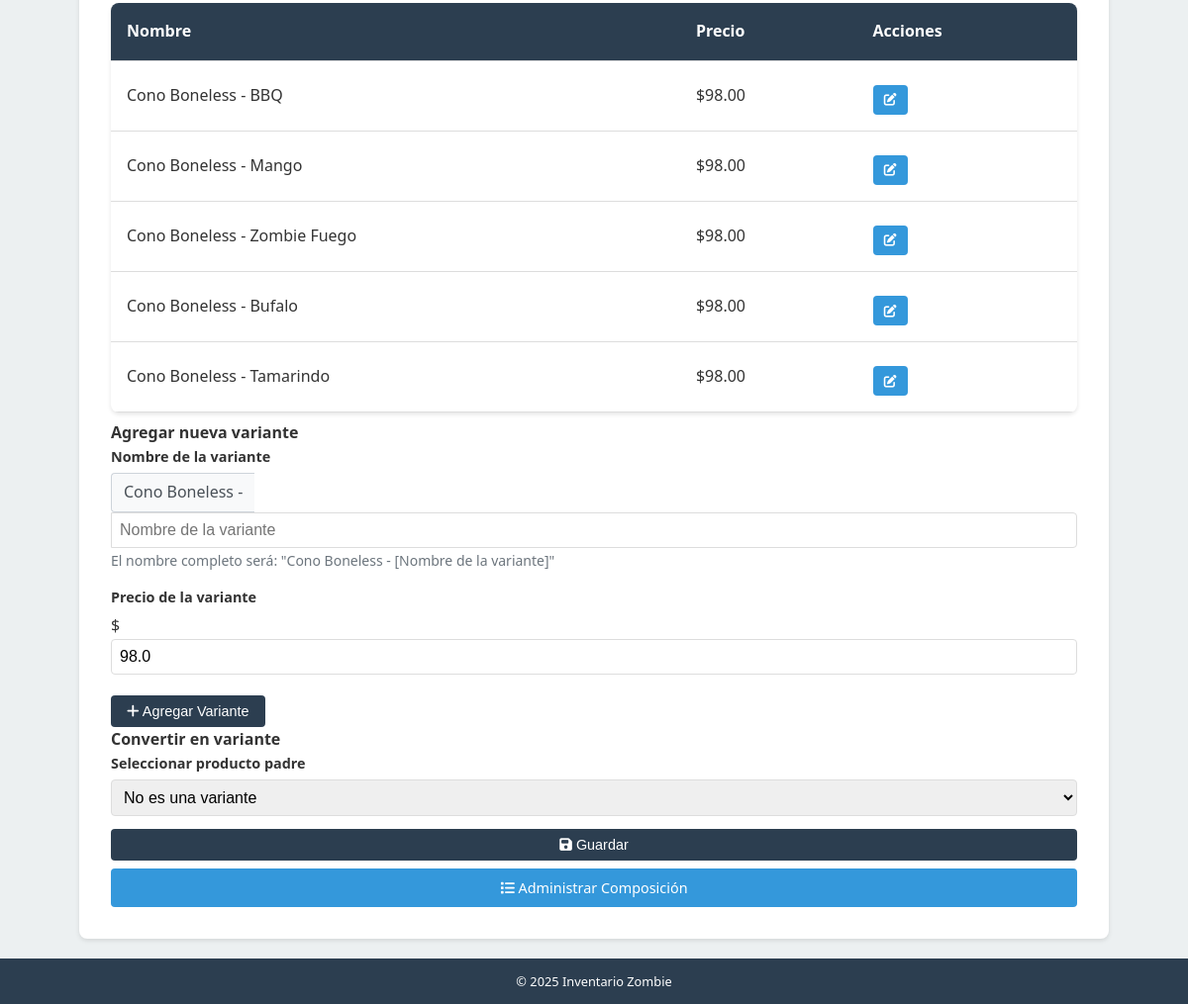
The page /articulos/editar/11 (lower part) on the database as committed earlier.
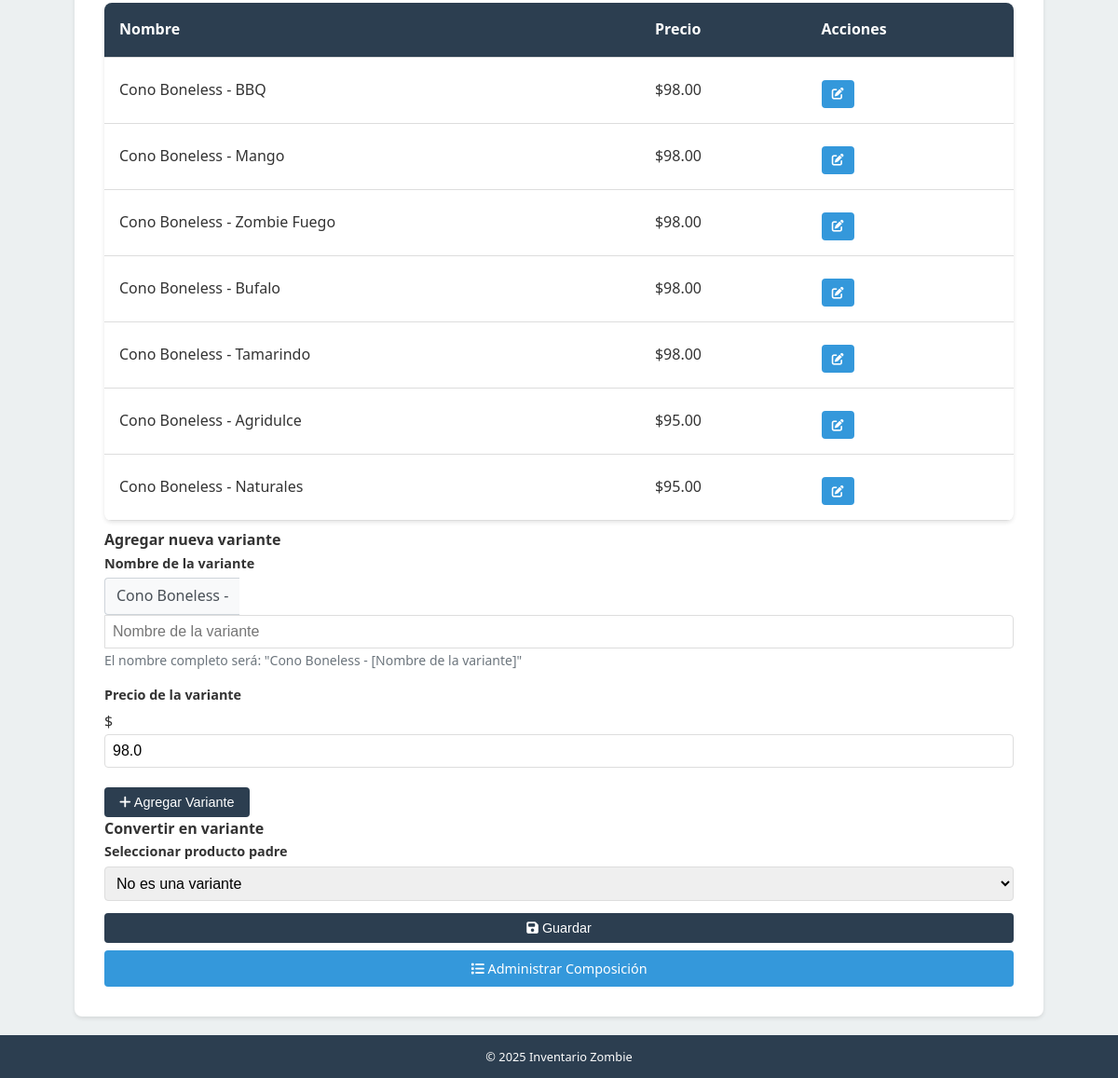
The same page on the database as committed later.
### tables this page shows
CREATE TABLE ArticulosVendidos (
    id INTEGER PRIMARY KEY AUTOINCREMENT,
    nombre TEXT NOT NULL UNIQUE,
    categoria TEXT,
    subcategoria TEXT,
    precio_venta REAL
, articulo_padre_id INTEGER REFERENCES ArticulosVendidos(id), es_variante BOOLEAN DEFAULT 0);

### routes/articulos.py (the view)
@articulos_web_bp.route('/editar/<int:id>', methods=['GET'])
def editar(id):
    db = get_db()
    cursor = db.execute('''
        SELECT a.*, p.nombre as articulo_padre_nombre
        FROM ArticulosVendidos a
        LEFT JOIN ArticulosVendidos p ON a.articulo_padre_id = p.id
        WHERE a.id = ?
    ''', (id,))
    articulo = cursor.fetchone()
    if articulo is None:
        return render_template('error.html', message='Artículo no encontrado'), 404
    variantes = []
    if not articulo['es_variante']:
        cursor = db.execute('''
            SELECT id, nombre, precio_venta
            FROM ArticulosVendidos
            WHERE articulo_padre_id = ?
        ''', (id,))
        variantes = cursor.fetchall()
    cursor = db.execute('''
        SELECT id, nombre
        FROM ArticulosVendidos
        WHERE es_variante = 0 AND id != ?
    ''', (id,))
    productos_padre = cursor.fetchall()
    return render_template('articulos/formulario.html',
                         articulo=articulo,
                         variantes=variantes,
                         productos_padre=productos_padre)

### app.py (called while the page is built)
@app.template_global()
def now():
    return datetime.datetime.now()

@app.after_request
def add_cors_headers(response):
    response.headers.add('Access-Control-Allow-Origin', '*')
    response.headers.add('Access-Control-Allow-Headers', 'Content-Type,Authorization')
    response.headers.add('Access-Control-Allow-Methods', 'GET,PUT,POST,DELETE,OPTIONS')
    return response

### database.py (called while the page is built)
def get_db():
    if 'db' not in g:
        g.db = sqlite3.connect(
            os.path.join(current_app.instance_path, 'inventario_zombie.sqlite'),
            detect_types=sqlite3.PARSE_DECLTYPES
        )
        g.db.row_factory = sqlite3.Row
        g.db.execute("PRAGMA foreign_keys=ON")
        g.db.execute("PRAGMA journal_mode=WAL")  # Write-Ahead Logging para mejor concurrencia
        g.db.execute("PRAGMA busy_timeout=5000")  # 5 segundos de timeout
    return g.db

### templates/articulos/formulario.html (shortened to what this page needs)
{% extends "layout.html" %}
{% block content %}
<form id="product-form" class="mobile-form">
    {% if articulo %}
    <div class="variants-section">
        {% if not articulo.es_variante %}
        <div class="variants-list">
            {% if variantes %}
            <table class="table">
                <thead>
                    <tr>
                        <th>Nombre</th>
                        <th>Precio</th>
                        <th>Acciones</th>
                    </tr>
                </thead>
                <tbody>
                    {% for variante in variantes %}
                    <tr>
                        <td>{{ variante.nombre }}</td>
                        <td>${{ "%.2f"|format(variante.precio_venta) }}</td>
                        <td>
                            <a href="{{ url_for('articulos_web.editar', id=variante.id) }}" class="btn btn-sm btn-secondary">
                                <i class="fas fa-edit"></i>
                            </a>
                        </td>
                    </tr>
                    {% endfor %}
                </tbody>
            </table>
            {% else %}
            <p>No hay variantes registradas</p>
            {% endif %}
            <div class="add-variant-form">
                <h4>Agregar nueva variante</h4>
                <div class="form-group">
                    <label for="variante_nombre">Nombre de la variante</label>
                    <div class="input-group">
                        <div class="input-group-prepend">
                            <span class="input-group-text">{{ articulo.nombre }} -</span>
                        </div>
                        <input type="text" id="variante_nombre" name="variante_nombre" class="form-control" placeholder="Nombre de la variante">
                    </div>
                    <small class="form-text text-muted">El nombre completo será: "{{ articulo.nombre }} - [Nombre de la variante]"</small>
                </div>
                <div class="form-group">
                    <label for="variante_precio">Precio de la variante</label>
                    <div class="input-addon">
                        <span class="addon-prefix">$</span>
                        <input type="number" id="variante_precio" name="variante_precio" step="0.01" min="0"
                               value="{{ articulo.precio_venta }}">
                    </div>
                </div>
                <button type="button" id="add-variant-btn" class="btn btn-primary">
                    <i class="fas fa-plus"></i> Agregar Variante
                </button>
            </div>
        </div>
        {% endif %}
        {% if not articulo.es_variante %}
        <div class="convert-to-variant">
            <h4>Convertir en variante</h4>
            <div class="form-group">
                <label for="articulo_padre_id">Seleccionar producto padre</label>
                <select id="articulo_padre_id" name="articulo_padre_id">
                    <option value="">No es una variante</option>
                </select>
            </div>
        </div>
        {% endif %}
    </div>
    {% endif %}
    <div class="form-actions">
        <button type="submit" class="btn btn-primary btn-block">
            <i class="fas fa-save"></i> Guardar
        </button>
        {% if articulo %}
        <a href="{{ url_for('articulos_web.composicion', id=articulo.id) }}" class="btn btn-secondary btn-block">
            <i class="fas fa-list"></i> Administrar Composición
        </a>
        {% endif %}
    </div>
</form>
{% endblock %}

Rows that differ between the two databases and show on the page:
added ArticulosVendidos: nombre "Cono Boneless - Agridulce", precio_venta "95.00"
added ArticulosVendidos: nombre "Cono Boneless - Naturales", precio_venta "95.00"
